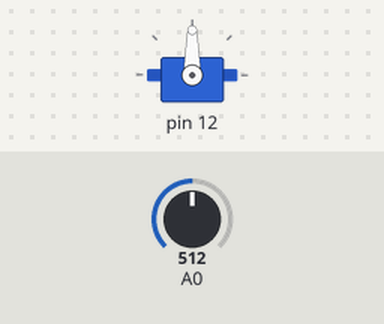
The sketch below on a simulated Arduino Uno, built with avr-gcc and run on an emulated ATmega328P. On the bench: servo. The test bench sets the inputs (shaded band); at power-on: A0 = 512.

Above: at 1.2 s.
1.3 s: A0 set to 390
At 2.2 s:
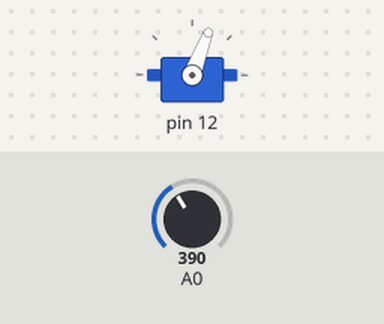
2.8 s: A0 set to 306
At 3.3 s:
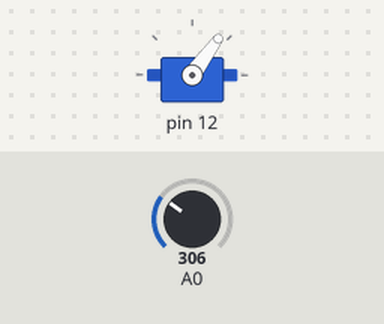
4.3 s: A0 set to 122
At 5.5 s:
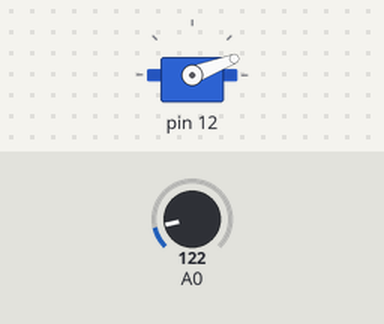
5.8 s: A0 set to 0
At 6.9 s:
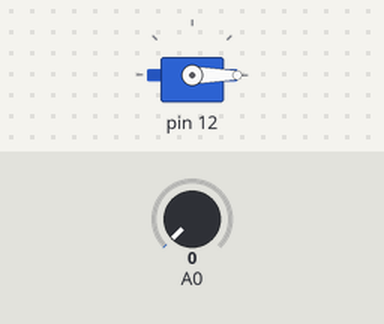
7.3 s: A0 set to 716
At 8.1 s:
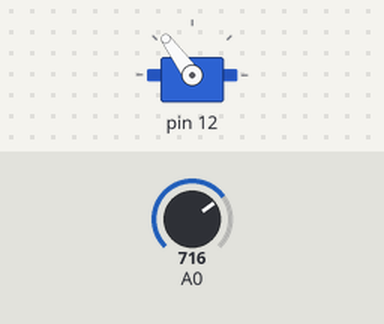
8.8 s: A0 set to 511
At 10.1 s:
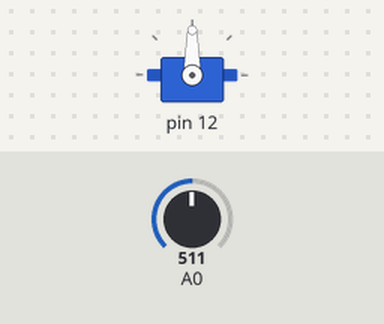
Timing chart, 0 to 11.3 s (numbered marks = the images above; inputs shaded):
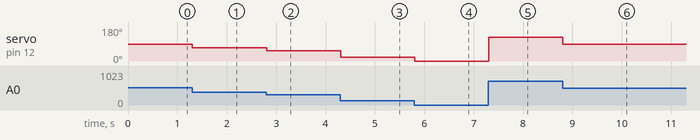

Measured:
- after the input at 1.3 s, servo on pin 12: 90° → 69° at once
- after the input at 2.8 s, servo on pin 12: 69° → 54° at once
- after the input at 4.3 s, servo on pin 12: 54° → 21° at once
- after the input at 5.8 s, servo on pin 12: 21° → 0° at once
- after the input at 7.3 s, servo on pin 12: 0° → 126° at once
- after the input at 8.8 s, servo on pin 12: 126° → 90° at once

The sketch:

RobotArmController_ver1.ino
```cpp
#include "ServoController.h"

#define NUM 1 //The number of servos

int i,j;
ServoController *servos[NUM];

void setup() {
  //サーボ信号出力ピン設定
  servos[0] = new ServoController(12);
  //コントローラの入力ピン設定
}

void loop() {
  //read Analog pin0
  i = analogRead(0);
  servos[0]->SetAngle(i/1023.0f * 180.0);
  delay(10);
}
```

ServoController.cpp
```cpp
#include  "ServoController.h"

//define constructor
ServoController::ServoController(int8_t _pin,int16_t _minPulse = MINPULSE,int16_t _maxPulse = MAXPULSE){
  pin = _pin;
  minPulse = _minPulse;
  maxPulse = _maxPulse;

  //attach pin which outputs PWM.
  servo.attach(pin,minPulse,maxPulse);
}

void ServoController::SetAngle(float _angle){
  angle = _angle;

  //Calculate nowPulse
  nowPulse = minPulse + angle/180.0f *(maxPulse - minPulse);
  //Update servo
  servo.writeMicroseconds(nowPulse);
}
```

ServoController.h
```cpp
#include <Arduino.h>
#include <Servo.h>

#ifndef SERVOCONTROLLER_H
#define SERVOCONTROLLER_H

//servo initial value
#define MINPULSE 400 //(us)
#define MAXPULSE 2500 //(us)

//ServoController is class that treats servo.
class ServoController{
private:
  int8_t pin;            //this pin outputs PWM.
  int16_t nowPulse,minPulse,maxPulse;  //Recent PWM Pulse time (minPulse ~ maxPulse  (us)),PWM minimum Pulse time (us),PWM maximum Pulse time (us)

  float angle;        //servo's angle ( 0 ~ 180 (degree) )

  Servo servo;

public:
  //constructor
  ServoController(int8_t _pin,int16_t _minPulse = MINPULSE,int16_t _maxPulse = MAXPULSE);
  void SetAngle(float _angle);
};

#endif
```
